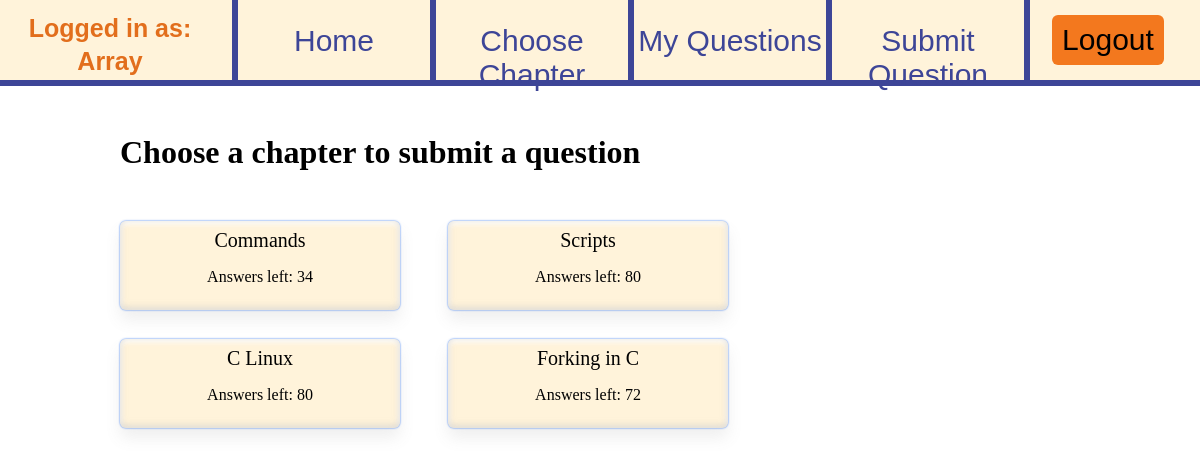
/mvc/public/submit_question (signed in), run on the app's committed database.
### tables this page shows
CREATE TABLE `chapters` (
  `id` int(11) NOT NULL,
  `name` varchar(50) NOT NULL,
  `description` varchar(150) NOT NULL,
  `status` varchar(20) NOT NULL
);

### mvc/app/core/App.php (called while the page is built, shortened)
<?php
class App
{
    protected $method = 'index';
    public function __construct()
    {
        $url = $this->parseUrl();
        if(file_exists('../app/controllers/' . $url[0] . '.php'))
        {
            unset($url[0]);
        }
        $this->controller = new $this->controller;
        $this->params = $url ? array_values ($url) : [];
        call_user_func_array([$this->controller, $this->method], $this->params);
    }
    public function parseUrl()
    {
        if(isset($_GET['url']))
        {
            return $url = explode('/',filter_var(rtrim($_GET['url'],'/'), FILTER_SANITIZE_URL));
        }
    }
}

### mvc/public/index.php (called while the page is built, shortened)
<?php
require_once '../app/core/Controller.php';
$app=new App;

### mvc/app/core/Controller.php (called while the page is built, shortened)
<?php
class Controller
{
    protected function model($model)
    {
        return new $model();
    }
    protected function view($view, $data = false)
    {
        require_once '../app/views/' . $view . '.php';
    }
    protected function check_login(){
        $this->session_is_admin=$_SESSION['is_admin'];
    }
}

### mvc/app/models/Formulas.php (called while the page is built, shortened)
<?php
class Formulas
{
    public function can_submit_question($posted_questions,$right_answers,$deleted_questions){
        $diff=10;
        $right_answers=$right_answers-($diff*$deleted_questions);
        $right_answers=$right_answers-$diff;
        if($posted_questions>0){
            $right_answers=$right_answers-$diff;
            $posted_questions=$posted_questions-1;
        }
        while($posted_questions>0){
            $diff=$diff*2;
            $right_answers=$right_answers-$diff;
            $posted_questions=$posted_questions-1;
        }
        $this->answers_left=$right_answers;
        if($right_answers>0){
            return true;
        }else{
            return false;
        }
    }
}

### mvc/app/controllers/submit_question.php (the view, shortened to what this page needs)
<?php
class Submit_Question extends Controller
{
    private $chapters;
    private $chapters_nr;
    private $answers_left;
    public function index()
    {
        $error_msg=$this->session_extract("error_msg",true);
        $this->get_chapters();
        $this->view('home/choose_chapter',['title_message'=>self::TITLE_MESSAGE,'error_msg' => $error_msg,'chapters' => $this->chapters,'chapters_nr' => $this->chapters_nr]);
    }
    private function can_submit_quesion($chapter_id){
        $formulas=$this->model('Formulas');
        $answers_left=$formulas->get_answers_left();
        if($answers_left>=0){
            $this->answers_left=$answers_left;
            return true;
        }else{
            $this->answers_left=(-1)*$answers_left;
            return false;
        }
    }
    private function get_chapters(){
        $config=$this->model('JSONConfig');
        $db_host=$config->get('db','host');
        $db_user=$config->get('db','user');
        $db_pass=$config->get('db','pass');
        $db_name=$config->get('db','name');
        $db_connection=$this->model('DBConnection');
        $link=$db_connection->connect($db_host,$db_user,$db_pass,$db_name);
        if($this->session_is_admin==true){
            $query="SELECT id,`name` FROM chapters";
        }else{
            $query="SELECT id,`name` FROM chapters WHERE `status`='posted'";
        }
        $sql=$link->prepare($query);
        $sql->execute();
        $sql->bind_result($chapter_id,$chapter_name);
        $this->chapters_nr=0;
        while($sql->fetch()){
            if($this->session_is_admin==true){
                $this->chapters[$this->chapters_nr]=   "<div class='chapter'>
                                                        <a href='chapter_" . (string)$chapter_id . "_submit'>" . $chapter_name . "</a>
                                                        <p>No need to answer questions</p>
                                                        </div>";
            }else if($this->can_submit_quesion($chapter_id)){
                $this->chapters[$this->chapters_nr]=   "<div class='chapter'>
                                                            <a href='chapter_" . (string)$chapter_id . "_submit'>" . $chapter_name . "</a>
                                                            <p>Answers extra: " . $this->answers_left . "</p>
                                                        </div>";
            }else{
                $this->chapters[$this->chapters_nr]=   "<div class='chapter'>
                                                            <a>" . $chapter_name . "</a>
                                                            <p>Answers left: " . $this->answers_left . "</p>
                                                        </div>";
            }
            $this->chapters_nr=$this->chapters_nr+1;
        }
    }
}

### mvc/app/views/home/choose_chapter.php (shortened to what this page needs)
<!DOCTYPE html>
<html lang="en">
<head>
    <link rel="stylesheet" href="resources/stylesheets/header.css" type="text/css" />
    <link rel="stylesheet" href="resources/stylesheets/choose_chapter.css" type="text/css" />
    </head>
<body>
<?php
    include "header.php"
?>
    <div class="chaptersBox">
        <h1><?php echo $data['title_message'] ?></h1>
        <?php
            for($i=0;$i<$data['chapters_nr'];$i++){
                echo $data['chapters'][$i];
            }
        ?>
    </div>
</body>
</html>

### mvc/public/resources/stylesheets/choose_chapter.css (style rules this page uses)
.chaptersBox { width: 80%; height: 600px; margin-left: auto; margin-right: auto; }
.chaptersBox h1 { margin-top: 5%; }
.chaptersBox .chapter { text-align: center; background-color: #fff3da; padding: 8px; width: 280px; margin-top: 10%; box-sizing: border-box; border-radius: 6px; box-shadow: 0 0px 2px 0 #1d67f0, 0 10px 15px 0 rgba(126, 126, 126, 0.12), 0 -2px 6px 1px rgba(199, 199, 199, 0.55) inset, 0 2px 4px 2px rgba(255, 255, 255, 0.83) inset; float: left; margin-top: 3%; margin-right: 5%; }
.chaptersBox .chapter a { font-size: 20px; text-decoration: none; }

### data on the page
chapters: name "Commands"
chapters: name "Scripts"
chapters: name "C Linux"
chapters: name "Forking in C"

### other printed values
$_SESSION["user"] "Array"
$data['title_message'] "Choose a chapter to submit a question"
$this->answers_left "34"
$this->answers_left "80"
$this->answers_left "72"
